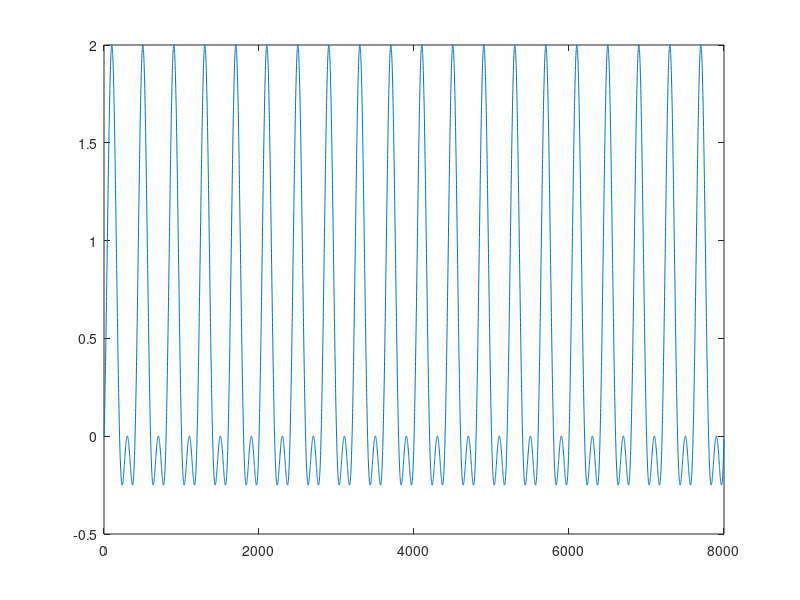

This chart was generated by the following MATLAB code: (Note: this script raises an error after producing the figure.)
%% fast volterra filtering test
fs = 8000; 
freq = 20; 
dt = 1/fs; 

amplitude = 1; 
leng = 1; 

s = amplitude*sin(2*pi*freq*(0:dt:leng-dt));
s2 = s + s.^2;

plot(s2); 
hold on; 

ker1 = zeros(256,1); 
ker1(1) = 1;
ker2 = zeros(16,16); 
ker2(1,1) =1; 
kernels = {ker1,ker2};
y = sum(fastVMcell(s, kernels, [256,16] ),1); 

plot(y)

